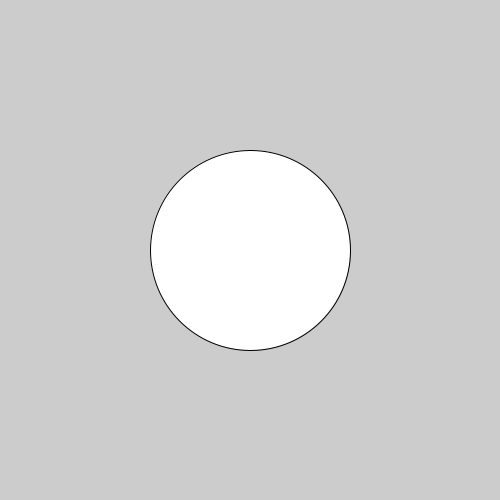
Frame 1 (no input)
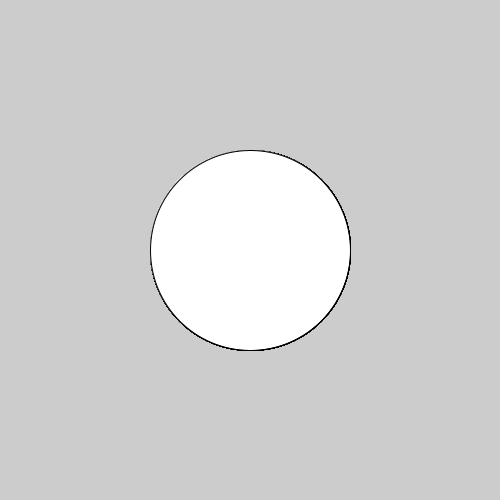
Frame 60 (the mouse pressed at the canvas centre just before this capture)
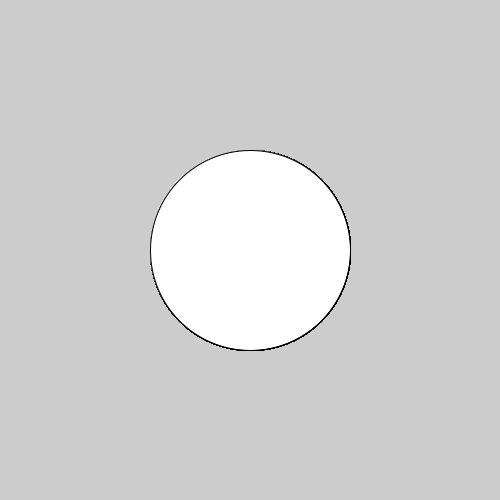
Frame 120 (the mouse held since frame 60 and released just before this capture)

The Processing sketch that drew these frames (run headless with seeded random() and noise(); from frame 60 on, the mouse is pressed at the canvas centre):

// Processing sketch: hello_web
// ── hello_web.pde
void setup() {
  size(500,500);
}

void draw() {
  ellipse(250, 250, 200, 200);
}
